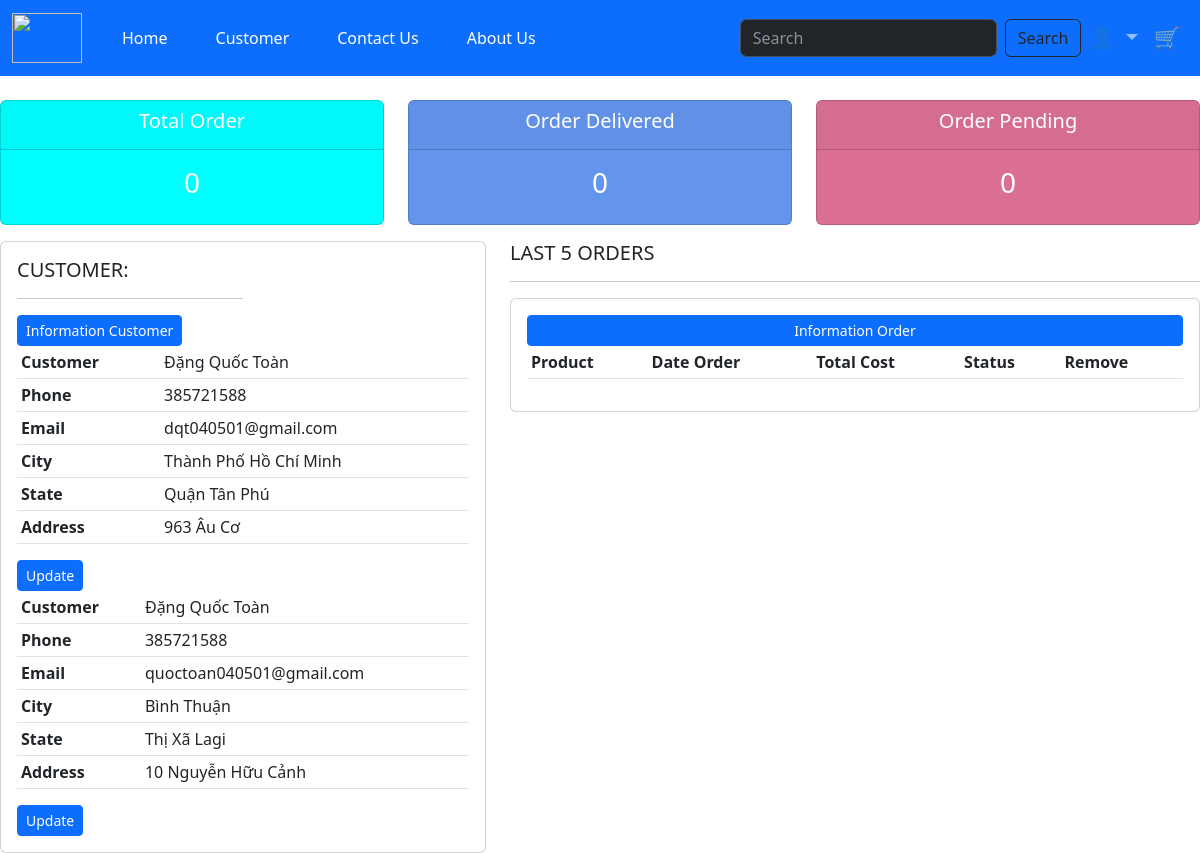
/dashboardcus/ (signed in), run on the app's committed database.
### app/models.py (models this page shows, shortened)
class Customer(models.Model):
    user = models.ForeignKey(User, on_delete=models.SET_NULL, null=True,blank=False)
    name = models.CharField(max_length=200, null=True)
    email = models.CharField(max_length=200, null=True)
    city = models.CharField(max_length=200, null=True)
    phone = models.IntegerField(default=0)
    state  = models.CharField(max_length=200, null=True)
    address = models.CharField(max_length=200,null=True)

### app/views.py (the view)
# urls.py: path('dashboardcus/', views.dashboardcus , name = 'dashboardcus'),
def dashboardcus(request):
    user = request.user
    customer = Customer.objects.filter(user=user)
    orders = OrderPlaced.objects.filter(user = user)
    total_order = orders.count()
    dilivery = OrderPlaced.objects.filter(status = 'Delivered').count()
    pending = OrderPlaced.objects.filter(status = 'Pending').count()
    context = {
        'orders': orders,
        'customer': customer,
        'total_order':total_order,
        'dilivery': dilivery,
        'pending': pending,
    }
    return render(request, 'dashboardcustomer.html', context)

### app/templates/dashboardcustomer.html (shortened to what this page needs)
{% extends 'customer.html' %}
{% load static %}
{% block content %}
{% include 'status.html' %}
<div class="row">
    <div class="col-md-5">
        <div class="card card-body">
            <div class="col">
                <div class="col-md-6">
                    <h5>CUSTOMER:</h5>
                    <hr>
                </div>
                <div class="col-md-6">
                    <a class="btn btn-primary btn-sm btn-block" href="">Information Customer</a>
                </div>
            </div>
            {% for cus in customer %}
            <table class="table table-sm">
                <tr>
                    <th>Customer</th>
                    <td>{{ cus.name }}</td>
                </tr>
                <tr>
                    <th>Phone</th>
                    <td>{{ cus.phone }}</td>
                </tr>
                <tr>
                    <th>Email</th>
                    <td>{{ cus.email }}</td>
                </tr>
                <tr>
                    <th>City</th>
                    <td>{{ cus.city }}</td>
                </tr>
                <tr>
                    <th>State</th>
                    <td>{{ cus.state }}</td>
                </tr>
                <tr>
                    <th>Address</th>
                    <td>{{ cus.address }}</td>
                </tr>
            </table>
                <div class="col-md-6">
                    <a class="btn btn-primary btn-sm btn-block" href="/address">Update</a>
                </div>
            {% endfor %}
        </div>
    </div>
    <div class="col-md-7">
        <h5>LAST 5 ORDERS</h5>
        <hr>
        <div class="card card-body">
            <a class="btn btn-primary btn-sm btn-block" href="">Information Order</a>
            <table class="table table-sm">
                <thead>
                    <tr>
                        <th>Product</th>
                        <th>Date Order</th>
                        <th>Total Cost</th>
                        <th>Status</th>
                        <th>Remove</th>
                    </tr>
                </thead>
            </table>
        </div>
    </div>
</div>
{% endblock %}

### app/static/app/css/main.css (style rules this page uses)
body { background-color: hsl(0, 0%, 98%); }
h1,h2,h3,h4,h5,h6 { color:hsl(0, 0%, 30%); }
.btn { border-radius: 0; }

### data on the page
Customer: name "Đặng Quốc Toàn", phone "385721588", email "dqt040501@gmail.com", city "Thành Phố Hồ Chí Minh", state "Quận Tân Phú", address "963 Âu Cơ"
Customer: name "Đặng Quốc Toàn", phone "385721588", email "quoctoan040501@gmail.com", city "Bình Thuận", state "Thị Xã Lagi", address "10 Nguyễn Hữu Cảnh"

### other printed values
{{ total_order }} "0"
{{ dilivery }} "0"
{{ pending }} "0"
